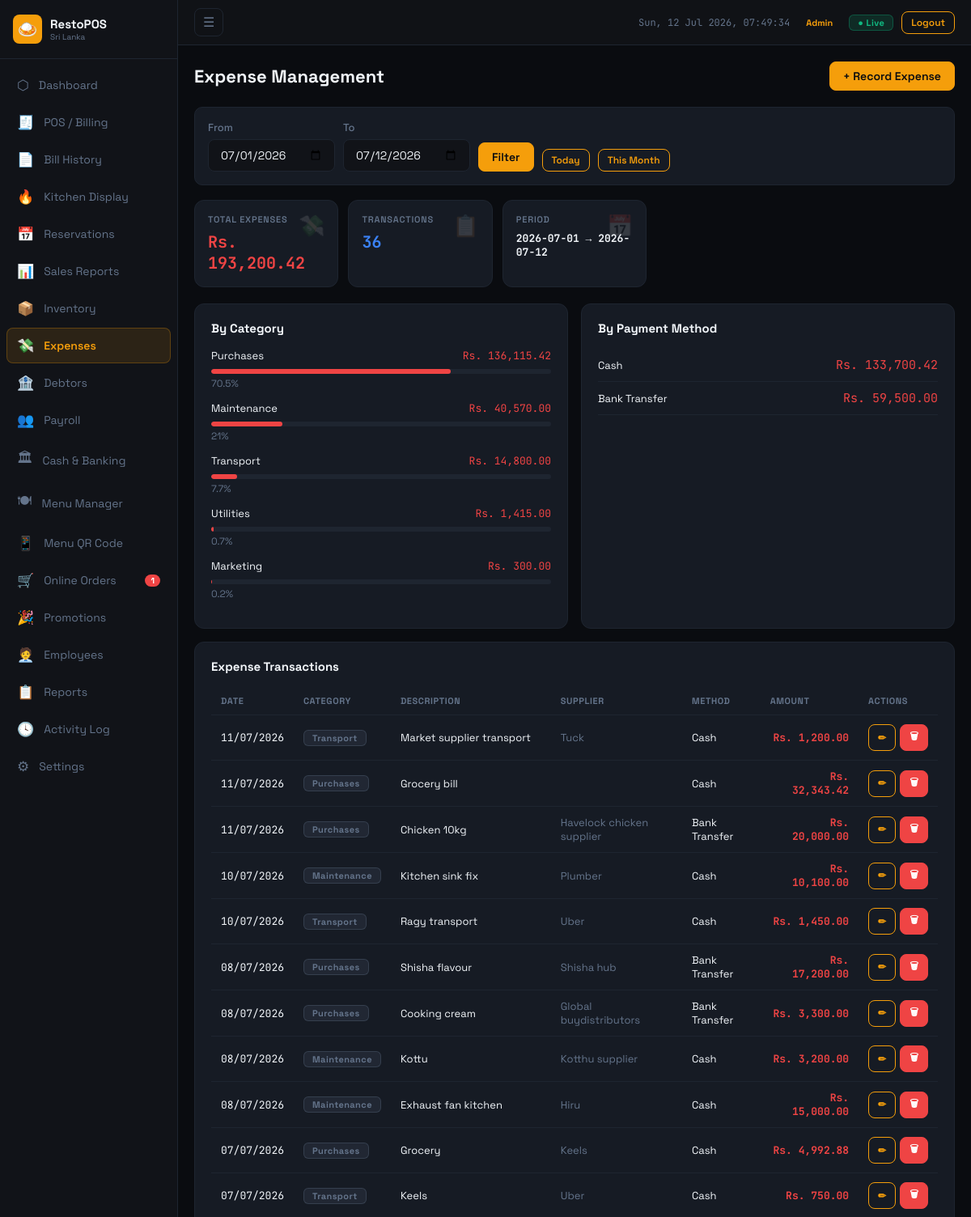
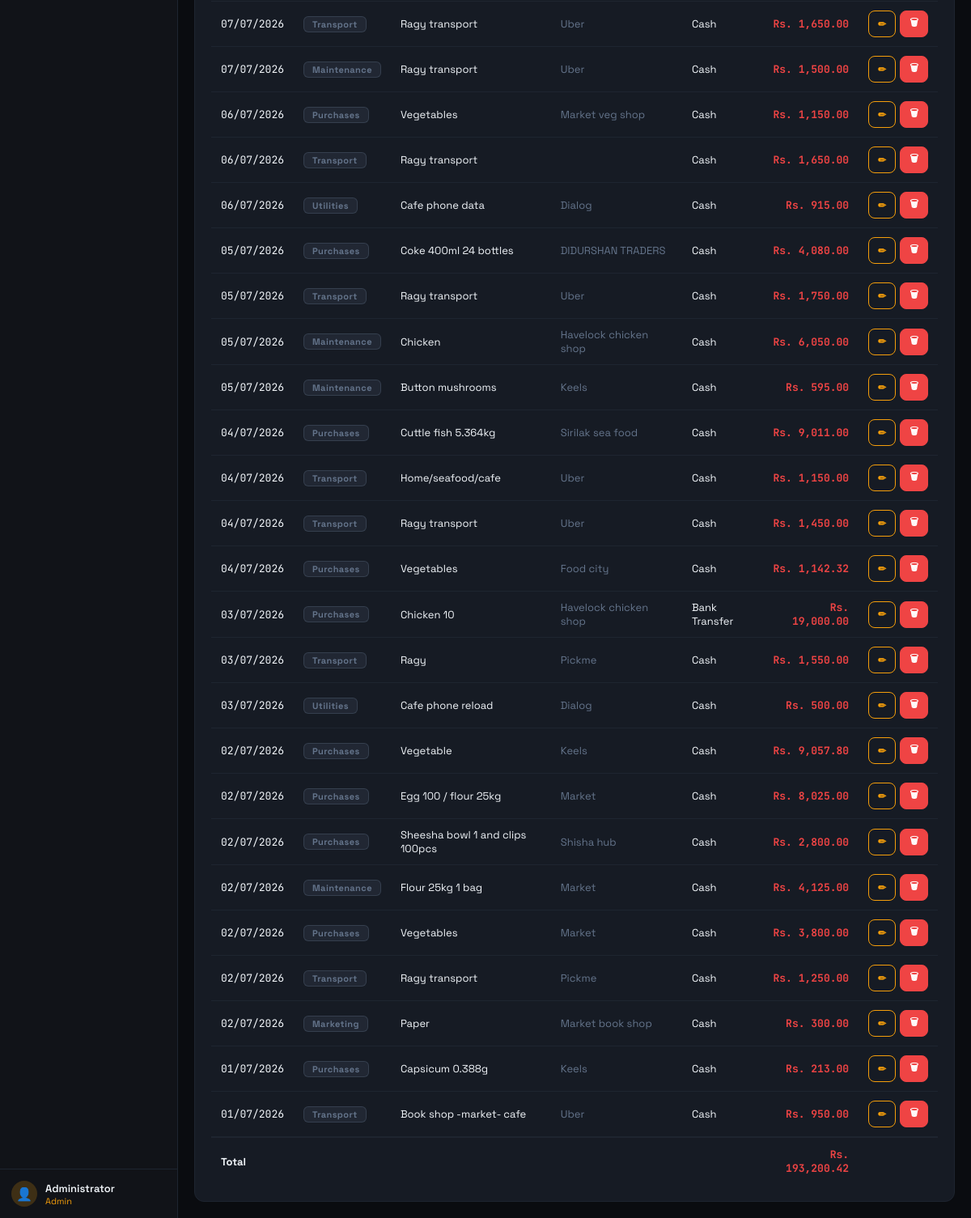
The page /restopos/modules/expenses.php (signed in) on the database its author committed (2 pictures, top to bottom).
### tables this page shows
CREATE TABLE `expenses` (
  `id` int(11) NOT NULL,
  `expense_date` date NOT NULL,
  `category_id` int(11) DEFAULT NULL,
  `description` varchar(255) NOT NULL,
  `amount` decimal(10,2) NOT NULL DEFAULT 0.00,
  `payment_method` enum('Cash','Card','Bank Transfer') DEFAULT 'Cash',
  `supplier` varchar(150) DEFAULT NULL,
  `invoice_no` varchar(100) DEFAULT NULL,
  `notes` text DEFAULT NULL,
  `created_by` int(11) DEFAULT NULL,
  `created_at` timestamp NOT NULL DEFAULT current_timestamp()
);

CREATE TABLE `expense_categories` (
  `id` int(11) NOT NULL,
  `name` varchar(100) NOT NULL,
  `active` tinyint(1) DEFAULT 1
);

### restopos/includes/config.php (called while the page is built, shortened)
<?php
function fmt(float $n): string {
    return CURRENCY . ' ' . number_format($n, 2);
}

### restopos/modules/expenses.php (the view, shortened to what this page needs)
<?php
require_once '../includes/config.php';
$db = getDB();
$from = $_GET['from'] ?? date('Y-m-01');
$to   = $_GET['to']   ?? date('Y-m-d');
$expenses = $db->prepare("SELECT e.*, ec.name as cat FROM expenses e JOIN expense_categories ec ON e.category_id=ec.id WHERE e.expense_date BETWEEN :f AND :t ORDER BY e.expense_date DESC");
$expenses->execute([':f'=>$from,':t'=>$to]); $expenses = $expenses->fetchAll();
$total = array_sum(array_column($expenses,'amount'));
$byCat = [];
foreach ($expenses as $e) $byCat[$e['cat']] = ($byCat[$e['cat']]??0)+$e['amount'];
arsort($byCat);
include '../includes/header.php';
?>
<div class="page-header">
  <div class="page-title">Expense Management</div>
  <button class="btn" onclick="openModal('modalExpense')">+ Record Expense</button>
</div>
<form method="GET" class="report-filter">
  <div class="form-group"><label class="form-label">From</label><input type="date" name="from" class="form-control" value="<?=$from?>"></div>
  <div class="form-group"><label class="form-label">To</label><input type="date" name="to" class="form-control" value="<?=$to?>"></div>
  <button type="submit" class="btn">Filter</button>
  <a href="?from=<?=date('Y-m-d')?>&to=<?=date('Y-m-d')?>" class="btn btn-sm btn-outline">Today</a>
  <a href="?from=<?=date('Y-m-01')?>&to=<?=date('Y-m-d')?>" class="btn btn-sm btn-outline">This Month</a>
</form>
<div class="stats-grid mb-20">
  <div class="stat-card"><span class="stat-icon">💸</span><div class="stat-label">Total Expenses</div><div class="stat-value text-red"><?=fmt($total)?></div></div>
  <div class="stat-card"><span class="stat-icon">📋</span><div class="stat-label">Transactions</div><div class="stat-value text-blue"><?=count($expenses)?></div></div>
  <div class="stat-card"><span class="stat-icon">📅</span><div class="stat-label">Period</div><div class="stat-value mono" style="font-size:13px"><?=$from?> → <?=$to?></div></div>
</div>
<div class="grid-2 mb-16">
  <div class="card">
    <div class="card-title">By Category</div>
    <?php foreach ($byCat as $cat=>$amt): $pct=$total>0?round($amt/$total*100,1):0; ?>
    <div style="margin-bottom:14px">
      <div class="flex-between mb-8 fs-13"><span><?=htmlspecialchars($cat)?></span><span class="mono text-red"><?=fmt($amt)?></span></div>
      <div class="progress"><div class="progress-bar" style="width:<?=$pct?>%;background:var(--red)"></div></div>
      <div class="fs-12 text-muted" style="margin-top:4px"><?=$pct?>%</div>
    </div>
    <?php endforeach; ?>
  </div>
  <div class="card">
    <div class="card-title">By Payment Method</div>
    <?php $byM=[]; foreach($expenses as $e) $byM[$e['payment_method']]=($byM[$e['payment_method']]??0)+$e['amount'];
    foreach($byM as $m=>$amt): ?>
    <div class="flex-between" style="padding:10px 0;border-bottom:1px solid var(--border)">
      <span class="fs-13"><?=$m?></span><span class="mono text-red"><?=fmt($amt)?></span>
    </div>
    <?php endforeach; ?>
  </div>
</div>
<div class="card">
  <div class="card-title">Expense Transactions</div>
  <div class="table-wrap">
    <table class="data-table">
      <thead>
        <tr><th>Date</th><th>Category</th><th>Description</th><th>Supplier</th><th>Method</th><th class="text-right">Amount</th><th>Actions</th></tr>
      </thead>
      <tbody>
      <?php foreach ($expenses as $e): ?>
        <tr>
          <td class="mono fs-12"><?=date('d/m/Y',strtotime($e['expense_date']))?></td>
          <td><span class="badge badge-muted"><?=htmlspecialchars($e['cat'])?></span></td>
          <td><?=htmlspecialchars($e['description'])?></td>
          <td class="text-muted fs-12"><?=htmlspecialchars($e['supplier']??'—')?></td>
          <td><?=$e['payment_method']?></td>
          <td class="text-right mono text-red fw-700"><?=fmt($e['amount'])?></td>
          <td>
            <div style="display:flex;gap:5px">
              <button class="btn btn-sm btn-outline"
                data-id="<?=$e['id']?>"
                data-date="<?=$e['expense_date']?>"
                data-cat="<?=$e['category_id']?>"
                data-desc="<?=htmlspecialchars($e['description'],ENT_QUOTES)?>"
                data-amount="<?=$e['amount']?>"
                data-method="<?=htmlspecialchars($e['payment_method'],ENT_QUOTES)?>"
                data-supplier="<?=htmlspecialchars($e['supplier']??'',ENT_QUOTES)?>"
                data-notes="<?=htmlspecialchars($e['notes']??'',ENT_QUOTES)?>"
                onclick="openExpEdit(this)">
                ✏
              </button>
              <form method="POST" style="display:inline" onsubmit="return confirm('Delete this expense?')">
                <button class="btn btn-sm btn-red">🗑</button>
              </form>
            </div>
          </td>
        </tr>
      <?php endforeach; ?>
      </tbody>
      <tfoot><tr><td colspan="5"><strong>Total</strong></td><td class="text-right mono text-red"><strong><?=fmt($total)?></strong></td><td></td></tr></tfoot>
    </table>
  </div>
</div>
<?php include '../includes/footer.php'; ?>

### restopos/assets/css/style.css (style rules this page uses)
:root { --bg: #0a0c10; --surface: #111318; --card: #161b24; --border: #1e2530; --accent: #f59e0b; --accent2: #92400e; --green: #10b981; --red: #ef4444; --blue: #3b82f6; --purple: #8b5cf6; --text: #f1f5f9; --muted: #64748b; --sidebar-w:220px; }
*,*::before,*::after { box-sizing:border-box; margin:0; padding:0; }
html { font-size:15px; }
body { font-family:'Space Grotesk',sans-serif; background:var(--bg); color:var(--text); min-height:100vh; }
a { text-decoration:none; color:inherit; }
button,input,select,textarea { font-family:inherit; }
.page-header { display:flex; justify-content:space-between; align-items:center; margin-bottom:20px; flex-wrap:wrap; gap:10px; }
.page-title { font-size:22px; font-weight:700; }
.card { background:var(--card); border:1px solid var(--border); border-radius:12px; padding:20px; }
.card-title { font-weight:700; font-size:15px; margin-bottom:16px; }
.stats-grid { display:grid; grid-template-columns:repeat(auto-fill,minmax(160px,1fr)); gap:12px; margin-bottom:20px; }
.stat-card { background:var(--card); border:1px solid var(--border); border-radius:12px; padding:16px; position:relative; overflow:hidden; }
.stat-icon { position:absolute; top:14px; right:16px; font-size:26px; opacity:.14; }
.stat-label { font-size:11px; color:var(--muted); font-weight:600; letter-spacing:.8px; text-transform:uppercase; margin-bottom:8px; }
.stat-value { font-size:20px; font-weight:700; font-family:'JetBrains Mono',monospace; }
.grid-2 { display:grid; grid-template-columns:1fr 1fr; gap:16px; }
.btn { display:inline-flex; align-items:center; gap:6px; padding:8px 16px; border-radius:8px; font-size:14px; font-weight:600; border:1px solid var(--accent); background:var(--accent); color:#0a0c10; cursor:pointer; transition:all .15s; white-space:nowrap; }
.btn-sm { padding:5px 11px; font-size:12px; }
.btn-outline { background:transparent; color:var(--accent); }
.btn-red { background:var(--red); border-color:var(--red); color:#fff; }
.badge { display:inline-block; padding:2px 10px; border-radius:6px; font-size:11px; font-weight:700; letter-spacing:.4px; }
.badge-muted { background:rgba(100,116,139,.15);color:var(--muted); border:1px solid rgba(100,116,139,.3); }
.form-group { display:flex; flex-direction:column; gap:6px; }
.form-label { font-size:13px; color:var(--muted); font-weight:500; }
.form-control { background:var(--surface); border:1px solid var(--border); border-radius:8px; padding:9px 14px; color:var(--text); font-size:14px; font-family:'Space Grotesk',sans-serif; transition:border-color .15s; width:100%; }
.form-control::placeholder { color:var(--muted); }
.table-wrap { overflow-x:auto; -webkit-overflow-scrolling:touch; }
table.data-table { width:100%; border-collapse:collapse; min-width:500px; }
table.data-table th { padding:10px 12px; text-align:left; font-size:11px; color:var(--muted); font-weight:700; text-transform:uppercase; letter-spacing:.6px; border-bottom:1px solid var(--border); white-space:nowrap; }
table.data-table td { padding:11px 12px; border-bottom:1px solid var(--border); font-size:13px; vertical-align:middle; }
table.data-table tr:last-child td { border-bottom:none; }
table.data-table tfoot td { font-weight:700; border-top:2px solid var(--border); padding:12px; }
.text-right { text-align:right; }
.mono { font-family:'JetBrains Mono',monospace; }
.text-red { color:var(--red); }
.text-muted { color:var(--muted); }
.text-blue { color:var(--blue); }
.progress { height:6px; background:var(--border); border-radius:3px; overflow:hidden; }
.progress-bar { height:100%; border-radius:3px; transition:width .4s; }
.report-filter { display:flex; gap:10px; align-items:flex-end; flex-wrap:wrap; padding:16px; background:var(--card); border:1px solid var(--border); border-radius:10px; margin-bottom:18px; }
.flex-between { display:flex; justify-content:space-between; align-items:center; }
.mb-8 { margin-bottom:8px; }
.mb-16 { margin-bottom:16px; }
.mb-20 { margin-bottom:20px; }
.fw-700 { font-weight:700; }
.fs-12 { font-size:12px; }
.fs-13 { font-size:13px; }

### rows shown on the page
expenses: expense_date "11/07/2026", category.name "Transport", description "Market supplier transport", supplier "Tuck", payment_method "Cash", amount "Rs. 1,200.00"
expenses: expense_date "11/07/2026", category.name "Purchases", description "Grocery bill", payment_method "Cash", amount "Rs. 32,343.42"
expenses: expense_date "11/07/2026", category.name "Purchases", description "Chicken 10kg", supplier "Havelock chicken supplier", payment_method "Bank Transfer", amount "Rs. 20,000.00"
expenses: expense_date "10/07/2026", category.name "Maintenance", description "Kitchen sink fix", supplier "Plumber", payment_method "Cash", amount "Rs. 10,100.00"
expenses: expense_date "10/07/2026", category.name "Transport", description "Ragy transport", supplier "Uber", payment_method "Cash", amount "Rs. 1,450.00"
expenses: expense_date "08/07/2026", category.name "Purchases", description "Shisha flavour", supplier "Shisha hub", payment_method "Bank Transfer", amount "Rs. 17,200.00"
expenses: expense_date "08/07/2026", category.name "Purchases", description "Cooking cream", supplier "Global buydistributors", payment_method "Bank Transfer", amount "Rs. 3,300.00"
expenses: expense_date "08/07/2026", category.name "Maintenance", description "Kottu", supplier "Kotthu supplier", payment_method "Cash", amount "Rs. 3,200.00"
expenses: expense_date "08/07/2026", category.name "Maintenance", description "Exhaust fan kitchen", supplier "Hiru", payment_method "Cash", amount "Rs. 15,000.00"
expenses: expense_date "07/07/2026", category.name "Purchases", description "Grocery", supplier "Keels", payment_method "Cash", amount "Rs. 4,992.88"
expenses: expense_date "07/07/2026", category.name "Transport", description "Keels", supplier "Uber", payment_method "Cash", amount "Rs. 750.00"
expenses: expense_date "07/07/2026", category.name "Transport", description "Ragy transport", supplier "Uber", payment_method "Cash", amount "Rs. 1,650.00"
expenses: expense_date "07/07/2026", category.name "Maintenance", description "Ragy transport", supplier "Uber", payment_method "Cash", amount "Rs. 1,500.00"
expenses: expense_date "06/07/2026", category.name "Purchases", description "Vegetables", supplier "Market veg shop", payment_method "Cash", amount "Rs. 1,150.00"
expenses: expense_date "06/07/2026", category.name "Transport", description "Ragy transport", payment_method "Cash", amount "Rs. 1,650.00"
expenses: expense_date "06/07/2026", category.name "Utilities", description "Cafe phone data", supplier "Dialog", payment_method "Cash", amount "Rs. 915.00"
expenses: expense_date "05/07/2026", category.name "Purchases", description "Coke 400ml 24 bottles", supplier "DIDURSHAN TRADERS", payment_method "Cash", amount "Rs. 4,080.00"
expenses: expense_date "05/07/2026", category.name "Transport", description "Ragy transport", supplier "Uber", payment_method "Cash", amount "Rs. 1,750.00"
expenses: expense_date "05/07/2026", category.name "Maintenance", description "Chicken", supplier "Havelock chicken shop", payment_method "Cash", amount "Rs. 6,050.00"
expenses: expense_date "05/07/2026", category.name "Maintenance", description "Button mushrooms", supplier "Keels", payment_method "Cash", amount "Rs. 595.00"
expenses: expense_date "04/07/2026", category.name "Purchases", description "Cuttle fish 5.364kg", supplier "Sirilak sea food", payment_method "Cash", amount "Rs. 9,011.00"
expenses: expense_date "04/07/2026", category.name "Transport", description "Home/seafood/cafe", supplier "Uber", payment_method "Cash", amount "Rs. 1,150.00"
expenses: expense_date "04/07/2026", category.name "Transport", description "Ragy transport", supplier "Uber", payment_method "Cash", amount "Rs. 1,450.00"
expenses: expense_date "04/07/2026", category.name "Purchases", description "Vegetables", supplier "Food city", payment_method "Cash", amount "Rs. 1,142.32"
expenses: expense_date "03/07/2026", category.name "Purchases", description "Chicken 10", supplier "Havelock chicken shop", payment_method "Bank Transfer", amount "Rs. 19,000.00"
expenses: expense_date "03/07/2026", category.name "Transport", description "Ragy", supplier "Pickme", payment_method "Cash", amount "Rs. 1,550.00"
expenses: expense_date "03/07/2026", category.name "Utilities", description "Cafe phone reload", supplier "Dialog", payment_method "Cash", amount "Rs. 500.00"
expenses: expense_date "02/07/2026", category.name "Purchases", description "Vegetable", supplier "Keels", payment_method "Cash", amount "Rs. 9,057.80"
expenses: expense_date "02/07/2026", category.name "Purchases", description "Egg 100 / flour 25kg", supplier "Market", payment_method "Cash", amount "Rs. 8,025.00"
expenses: expense_date "02/07/2026", category.name "Purchases", description "Sheesha bowl 1 and clips 100pcs", supplier "Shisha hub", payment_method "Cash", amount "Rs. 2,800.00"
expenses: expense_date "02/07/2026", category.name "Maintenance", description "Flour 25kg 1 bag", supplier "Market", payment_method "Cash", amount "Rs. 4,125.00"
expenses: expense_date "02/07/2026", category.name "Purchases", description "Vegetables", supplier "Market", payment_method "Cash", amount "Rs. 3,800.00"
expenses: expense_date "02/07/2026", category.name "Transport", description "Ragy transport", supplier "Pickme", payment_method "Cash", amount "Rs. 1,250.00"
expenses: expense_date "02/07/2026", category.name "Marketing", description "Paper", supplier "Market book shop", payment_method "Cash", amount "Rs. 300.00"
expenses: expense_date "01/07/2026", category.name "Purchases", description "Capsicum 0.388g", supplier "Keels", payment_method "Cash", amount "Rs. 213.00"
expenses: expense_date "01/07/2026", category.name "Transport", description "Book shop -market- cafe", supplier "Uber", payment_method "Cash", amount "Rs. 950.00"

### other values the page prints
$nav['icon'] "⬡"
$nav['label'] "Dashboard"
$nav['icon'] "🧾"
$nav['label'] "POS / Billing"
$nav['icon'] "📄"
$nav['label'] "Bill History"
$nav['icon'] "🔥"
$nav['label'] "Kitchen Display"
$nav['icon'] "📅"
$nav['label'] "Reservations"
$nav['icon'] "📊"
$nav['label'] "Sales Reports"
$nav['icon'] "📦"
$nav['label'] "Inventory"
$nav['icon'] "💸"
